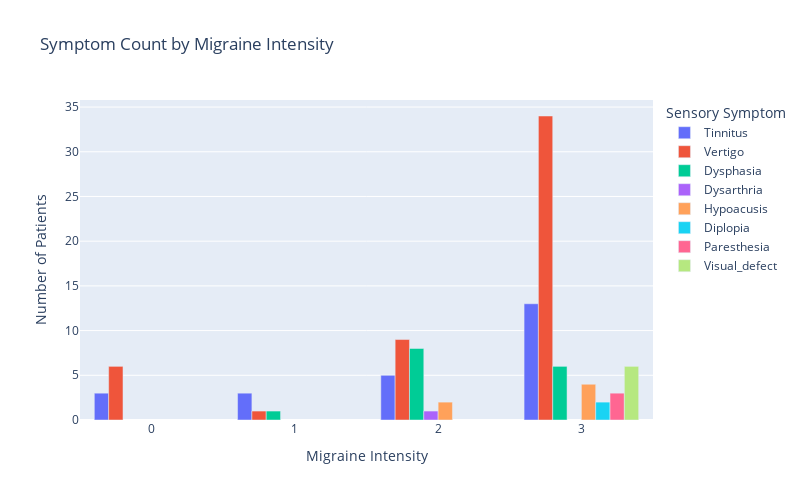

Notebook cell for this chart:
### Code cell
# Prepare data for counting symptom occurrences
melted_data = data.melt(id_vars=['Intensity'], value_vars=sensory_columns, 
                        var_name='Symptom', value_name='Presence')

# Filter for symptom presence (Presence = 1)
symptom_counts = melted_data[melted_data['Presence'] == 1].groupby(['Intensity', 'Symptom']).size().reset_index(name='Count')

# Plot symptom counts as a bar chart
fig_symptom_count = px.bar(
    symptom_counts,
    x='Intensity',
    y='Count',
    color='Symptom',
    title="Symptom Count by Migraine Intensity",
    labels={'Intensity': 'Migraine Intensity', 'Count': 'Number of Patients', 'Symptom': 'Sensory Symptom'},
    barmode='group',
    width=800,
    height = 500
)

fig_symptom_count.show()

### Figure 1 — Plotly figure (JSON) as saved in the notebook; plotly's stock layout.template omitted (floating-point values rounded to 4 significant figures)
{"data": [{"alignmentgroup": "True", "hovertemplate": "Sensory Symptom=Tinnitus<br>Migraine Intensity=%{x}<br>Number of Patients=%{y}<extra></extra>", "legendgroup": "Tinnitus", "marker": {"color": "#636efa", "pattern": {"shape": ""}}, "name": "Tinnitus", "offsetgroup": "Tinnitus", "orientation": "v", "showlegend": true, "textposition": "auto", "type": "bar", "x": [0, 1, 2, 3], "xaxis": "x", "y": [3, 3, 5, 13], "yaxis": "y"}, {"alignmentgroup": "True", "hovertemplate": "Sensory Symptom=Vertigo<br>Migraine Intensity=%{x}<br>Number of Patients=%{y}<extra></extra>", "legendgroup": "Vertigo", "marker": {"color": "#EF553B", "pattern": {"shape": ""}}, "name": "Vertigo", "offsetgroup": "Vertigo", "orientation": "v", "showlegend": true, "textposition": "auto", "type": "bar", "x": [0, 1, 2, 3], "xaxis": "x", "y": [6, 1, 9, 34], "yaxis": "y"}, {"alignmentgroup": "True", "hovertemplate": "Sensory Symptom=Dysphasia<br>Migraine Intensity=%{x}<br>Number of Patients=%{y}<extra></extra>", "legendgroup": "Dysphasia", "marker": {"color": "#00cc96", "pattern": {"shape": ""}}, "name": "Dysphasia", "offsetgroup": "Dysphasia", "orientation": "v", "showlegend": true, "textposition": "auto", "type": "bar", "x": [1, 2, 3], "xaxis": "x", "y": [1, 8, 6], "yaxis": "y"}, {"alignmentgroup": "True", "hovertemplate": "Sensory Symptom=Dysarthria<br>Migraine Intensity=%{x}<br>Number of Patients=%{y}<extra></extra>", "legendgroup": "Dysarthria", "marker": {"color": "#ab63fa", "pattern": {"shape": ""}}, "name": "Dysarthria", "offsetgroup": "Dysarthria", "orientation": "v", "showlegend": true, "textposition": "auto", "type": "bar", "x": [2], "xaxis": "x", "y": [1], "yaxis": "y"}, {"alignmentgroup": "True", "hovertemplate": "Sensory Symptom=Hypoacusis<br>Migraine Intensity=%{x}<br>Number of Patients=%{y}<extra></extra>", "legendgroup": "Hypoacusis", "marker": {"color": "#FFA15A", "pattern": {"shape": ""}}, "name": "Hypoacusis", "offsetgroup": "Hypoacusis", "orientation": "v", "showlegend": true, "textposition": "auto", "type": "bar", "x": [2, 3], "xaxis": "x", "y": [2, 4], "yaxis": "y"}, {"alignmentgroup": "True", "hovertemplate": "Sensory Symptom=Diplopia<br>Migraine Intensity=%{x}<br>Number of Patients=%{y}<extra></extra>", "legendgroup": "Diplopia", "marker": {"color": "#19d3f3", "pattern": {"shape": ""}}, "name": "Diplopia", "offsetgroup": "Diplopia", "orientation": "v", "showlegend": true, "textposition": "auto", "type": "bar", "x": [3], "xaxis": "x", "y": [2], "yaxis": "y"}, {"alignmentgroup": "True", "hovertemplate": "Sensory Symptom=Paresthesia<br>Migraine Intensity=%{x}<br>Number of Patients=%{y}<extra></extra>", "legendgroup": "Paresthesia", "marker": {"color": "#FF6692", "pattern": {"shape": ""}}, "name": "Paresthesia", "offsetgroup": "Paresthesia", "orientation": "v", "showlegend": true, "textposition": "auto", "type": "bar", "x": [3], "xaxis": "x", "y": [3], "yaxis": "y"}, {"alignmentgroup": "True", "hovertemplate": "Sensory Symptom=Visual_defect<br>Migraine Intensity=%{x}<br>Number of Patients=%{y}<extra></extra>", "legendgroup": "Visual_defect", "marker": {"color": "#B6E880", "pattern": {"shape": ""}}, "name": "Visual_defect", "offsetgroup": "Visual_defect", "orientation": "v", "showlegend": true, "textposition": "auto", "type": "bar", "x": [3], "xaxis": "x", "y": [6], "yaxis": "y"}], "layout": {"barmode": "group", "dragmode": "lasso", "height": 500, "legend": {"title": {"text": "Sensory Symptom"}, "tracegroupgap": 0}, "title": {"text": "Symptom Count by Migraine Intensity"}, "width": 800, "xaxis": {"anchor": "y", "autorange": true, "domain": [0, 1], "range": [-0.5, 3.5], "title": {"text": "Migraine Intensity"}, "type": "linear"}, "yaxis": {"anchor": "x", "autorange": true, "domain": [0, 1], "range": [0, 35.79], "title": {"text": "Number of Patients"}, "type": "linear"}}}
